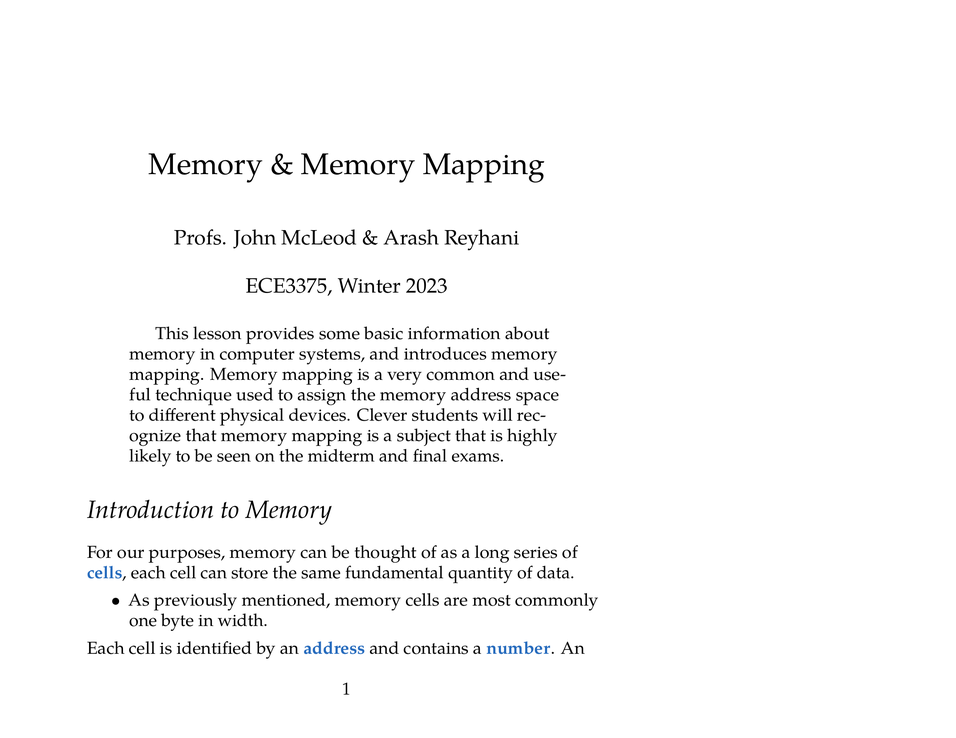
#> input picture playground/bounding-boxes/temp/tempimage-0.png, 956 x 738 px, shrunk from 2200 x 1700 before the run, found by its file name
$ python test.py
#> lines starting #> are read from the running program, lines starting #| are printed output that depends on the picture; after the words box and inside, x2 and y2 are one past the last pixel; in counts of white or black regions, pixels touching at a corner belong together
import cv2, numpy as np, random

image = cv2.imread('playground/opencv/images/Lesson_2_Memory_Mapping/tempimage-0.png')
#> image is the input picture: shape (738, 956, 3); mean B, G, R 247.9, 247.8, 247.7
w, h = image.shape[1], image.shape[0]
#> w = 956; h = 738
image_to_show = np.copy(image)

def rand_pt():
 return (random.randrange(w),
 random.randrange(h))

finish = False
while not finish:
    cv2.imshow("result", image_to_show)
    key = cv2.waitKey(0)
#> (key e is pressed here)
    print(key)
    if key == ord('p'):
        for pt in [rand_pt() for _ in range(10)]:
            cv2.circle(image_to_show, pt, 3, (255, 0, 0), -1)
    elif key == ord('l'):
        cv2.line(image_to_show, rand_pt(), rand_pt(), (0, 255, 0), 3)
    elif key == ord('r'):
        cv2.rectangle(image_to_show, rand_pt(), rand_pt(), (0, 0, 255), 3)
    elif key == ord('e'):
        cv2.ellipse(image_to_show, rand_pt(), rand_pt(), random.randrange(360), 0, 360, (255, 255, 0), 3)
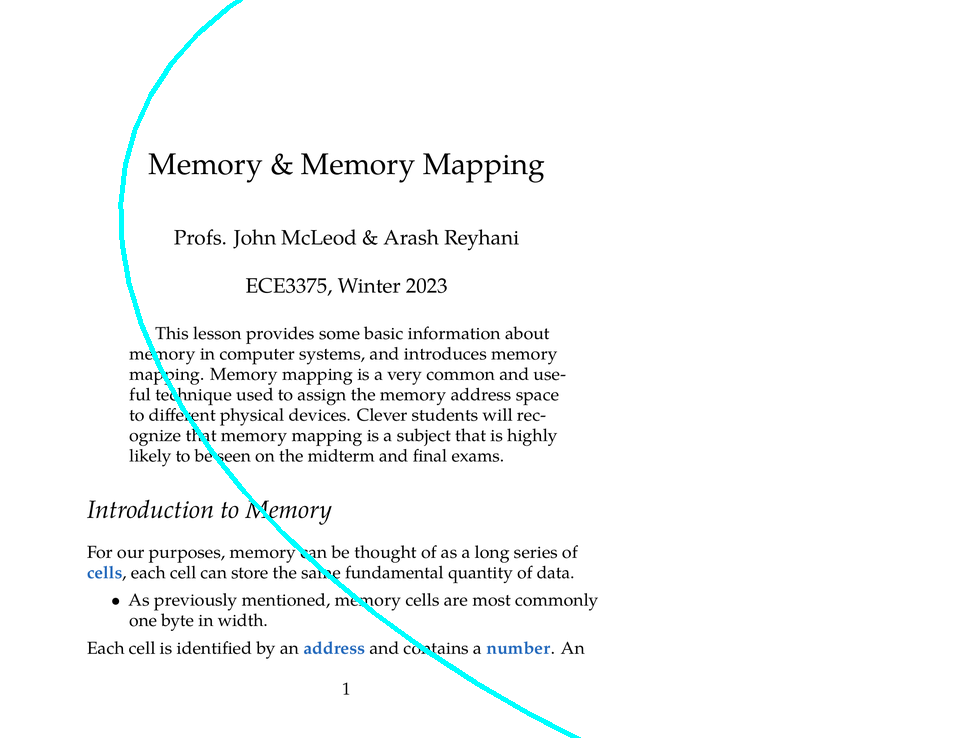
#> image_to_show: shape (738, 956, 3); 0.69% of pixels changed, all inside (x1, y1, x2, y2) = (118, 0, 581, 738)
    elif key == ord('t'):
        cv2.putText(image_to_show, 'OpenCV', rand_pt(), cv2.FONT_HERSHEY_SIMPLEX, 1, (0, 0, 0), 3)
    elif key == ord('c'):
        image_to_show = np.copy(image)
    elif key == 27:
        finish = True

        #83left 81right

$ run again, with playground/bounding-boxes/temp/tempimage-1.png copied over playground/bounding-boxes/temp/tempimage-0.png
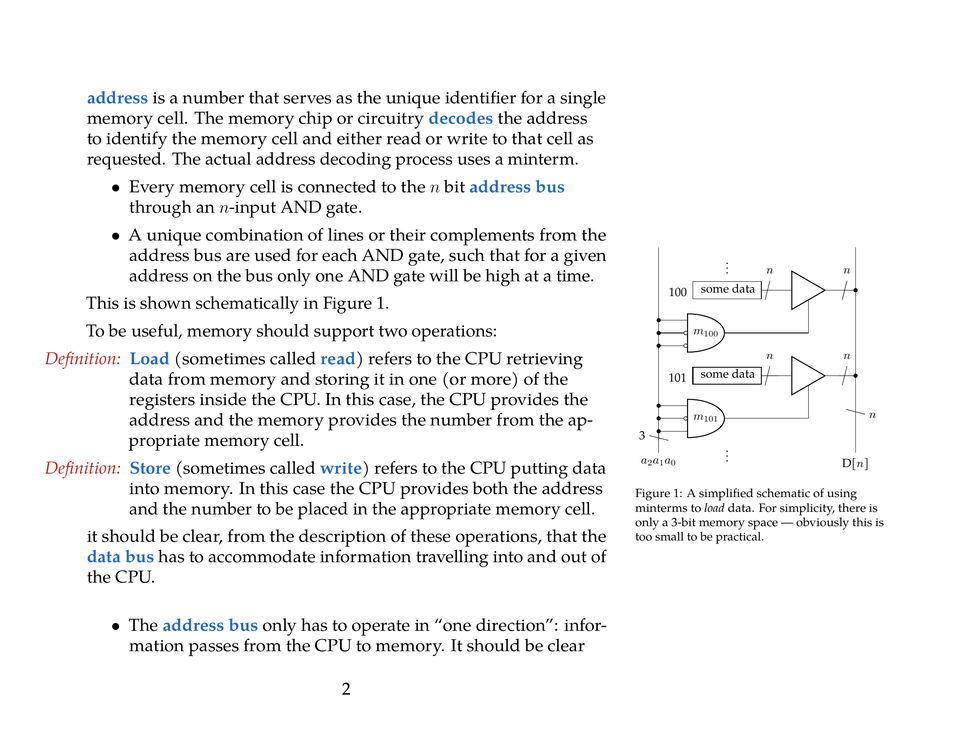
#> input picture playground/bounding-boxes/temp/tempimage-1.png, 956 x 738 px, shrunk from 2200 x 1700 before the run, found by its file name
#> image is the input picture: shape (738, 956, 3); mean B, G, R 242.9, 242.6, 242.5
#> `cv2.ellipse(image_to_show, rand_pt(), rand_pt(), random.randrange(360)..`:
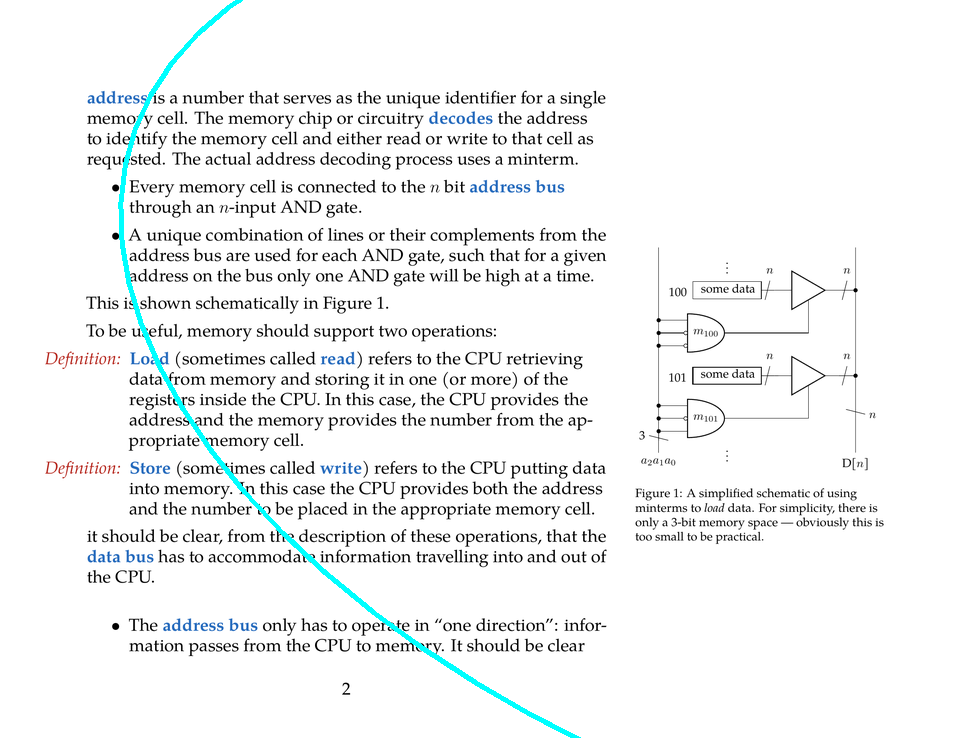
#> image_to_show: shape (738, 956, 3); 0.69% of pixels changed, all inside (x1, y1, x2, y2) = (118, 0, 581, 738)

$ run again, with playground/bounding-boxes/temp/tempimage-10.png copied over playground/bounding-boxes/temp/tempimage-0.png
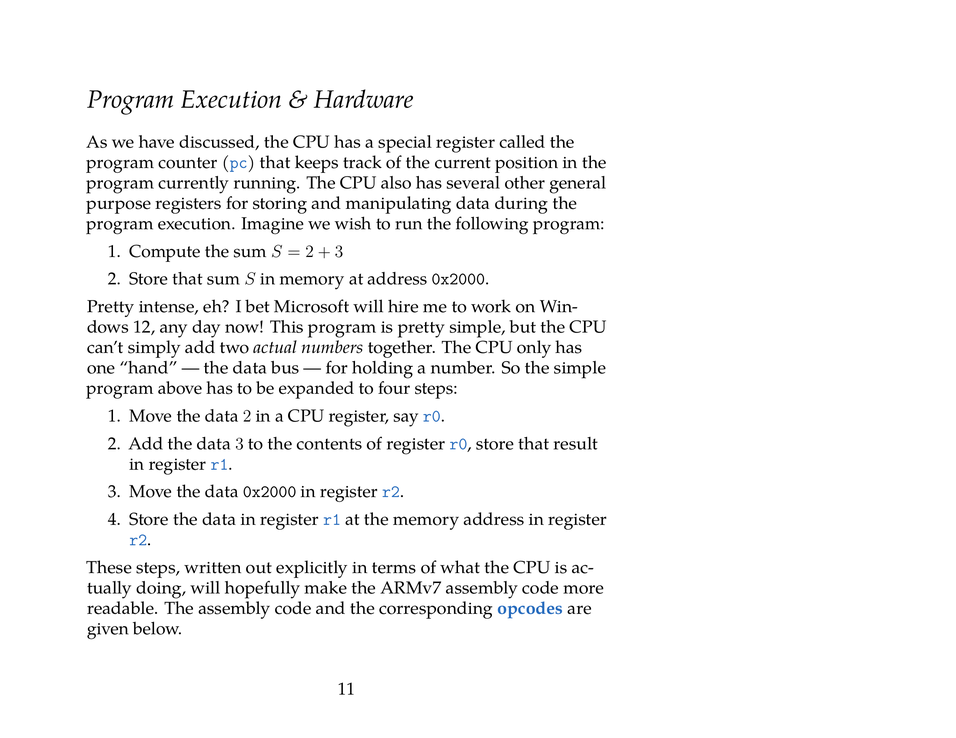
#> input picture playground/bounding-boxes/temp/tempimage-10.png, 956 x 738 px, shrunk from 2200 x 1700 before the run, found by its file name
#> image is the input picture: shape (738, 956, 3); mean B, G, R 245.3, 245.2, 245.1
#> `cv2.ellipse(image_to_show, rand_pt(), rand_pt(), random.randrange(360)..`:
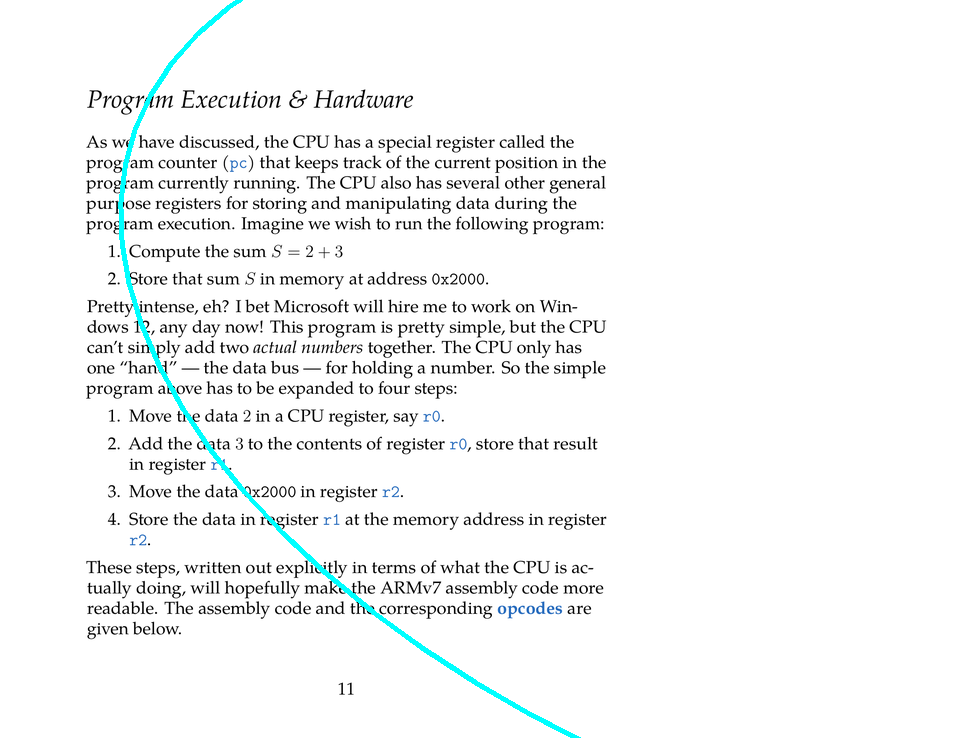
#> image_to_show: shape (738, 956, 3); 0.69% of pixels changed, all inside (x1, y1, x2, y2) = (118, 0, 581, 738)

$ run again, with playground/bounding-boxes/temp/tempimage-11.png copied over playground/bounding-boxes/temp/tempimage-0.png
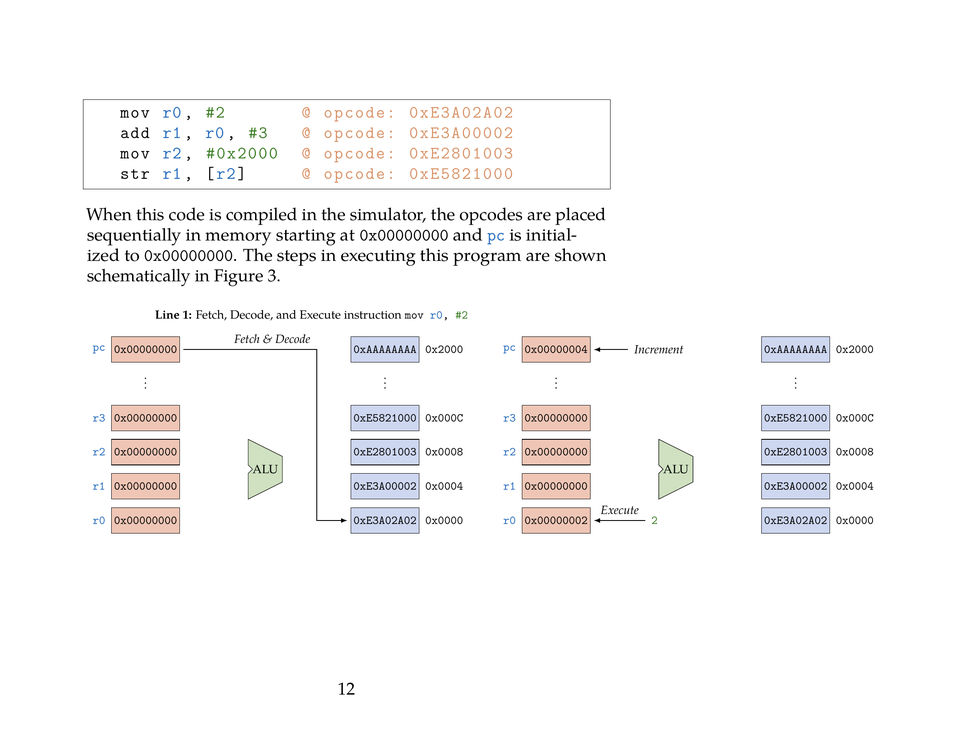
#> input picture playground/bounding-boxes/temp/tempimage-11.png, 956 x 738 px, shrunk from 2200 x 1700 before the run, found by its file name
#> image is the input picture: shape (738, 956, 3); mean B, G, R 247.3, 247.3, 248.1
#> `cv2.ellipse(image_to_show, rand_pt(), rand_pt(), random.randrange(360)..`:
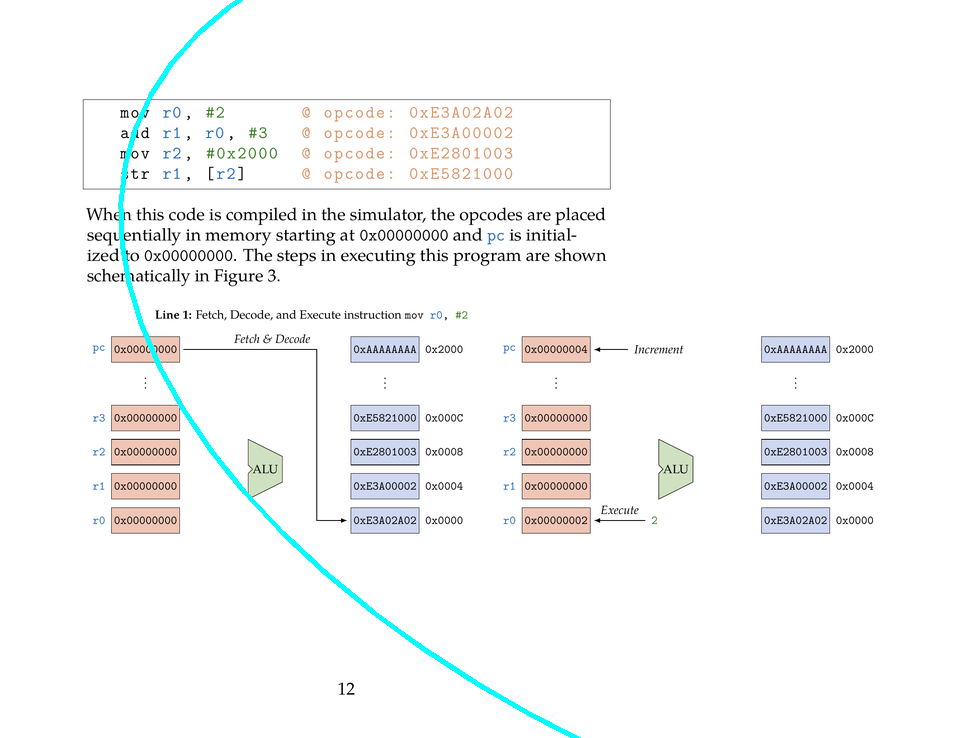
#> image_to_show: shape (738, 956, 3); 0.69% of pixels changed, all inside (x1, y1, x2, y2) = (118, 0, 581, 738)
